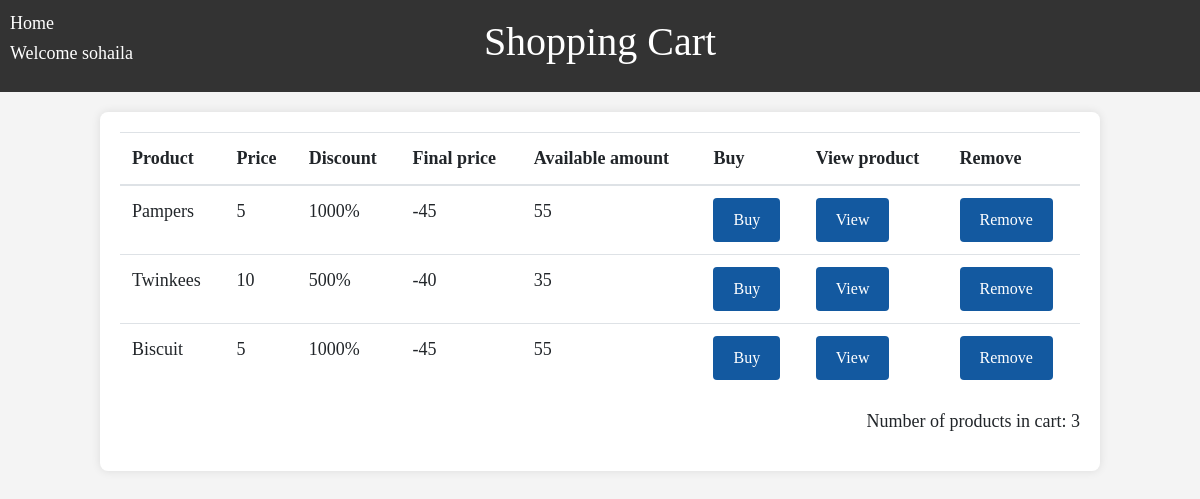
The app's page /shoping_cart.php (signed in) with its own data.
### tables this page shows
CREATE TABLE `shopping_cart` (
  `user_id` int(11) NOT NULL,
  `product_id` int(11) NOT NULL
);

CREATE TABLE `products` (
  `product_id` int(11) NOT NULL,
  `product_name` varchar(255) NOT NULL,
  `price` int(11) NOT NULL,
  `discount` int(11) DEFAULT 0,
  `brand_id` int(11) NOT NULL,
  `exp_date` date NOT NULL,
  `product_image` varchar(400) DEFAULT NULL,
  `amount` int(11) NOT NULL
);

### shoping_cart.php (the view, shortened to what this page needs)
<?php
    $con = OpenCon();
    $name = $_SESSION["username"] ;
    $sql_view_cart = "SELECT s.product_id , u.user_name , p.product_name , p.price , p.discount , p.amount , ((p.price)-(p.price * p.discount)) AS price_after_discount
        FROM shopping_cart s, products p , users u
        WHERE s.product_id = p.product_id
        AND s.user_id = u.user_id
        AND u.user_name = '$name'";
    $result_view_cart = $con -> query($sql_view_cart);
    $num_products = 0;
?>
<!DOCTYPE html>
<html lang="en">
<head>
    <link rel="stylesheet" href="https://stackpath.bootstrapcdn.com/bootstrap/4.5.2/css/bootstrap.min.css">
</head>
<body>
    <header>
        <h1>Shopping Cart</h1>
        <a class="home-link" href="home.php">Home</a>
        <p class="welcome-message">Welcome <?php echo $name;?></p>
    </header>
    <div class="container cart-container">
        <table class="table">
            <thead>
                <tr>
                    <th>Product</th>
                    <th>Price</th>
                    <th>Discount</th>
                    <th>Final price</th>
                    <th>Available amount</th>
                    <th>Buy</th>
                    <th>View product</th>
                    <th>Remove</th>
                </tr>
            </thead>
            <tbody>
                <?php
                    while ($row_cart = $result_view_cart->fetch_assoc()) {
                        $num_products +=1;
                        $product_id = $row_cart["product_id"];
                        $product_name = $row_cart["product_name"];
                        $product_price = $row_cart["price"];
                        $product_discount = $row_cart["discount"] *100 . "%";
                        $product_amount = $row_cart["amount"];
                        $product_price_after = $row_cart["price_after_discount"];
                        echo "<tr>";
                            echo"<td>$product_name</td>";
                            echo"<td>$product_price</td>";
                            echo"<td>$product_discount</td>";
                            echo"<td>$product_price_after</td>";
                            echo"<td>$product_amount</td>";
                            echo "<td><a class='btn btn-light checkout-btn' href='buy_form.php?id=$product_id'>Buy</a></td>";
                            echo "<td><a class='btn btn-light checkout-btn' href='product_details.php?id=$product_id'>View</a></td>";
                            echo "<td><a class='btn btn-light checkout-btn' href='delete_from_cart.php?id=$product_id'>Remove</a></td>";
                        echo"</tr>";
                    }
                ?>
            </tbody>
        </table>
        <div class="text-right">
            <p>Number of products in cart: <?php print_r($num_products);?></p>
        </div>
    </div>
</body>
</html>

### shoping_cart.php (style rules this page uses)
body { background-color: #f4f4f4; font-family: 'Times New Roman', serif; font-size: 18px; }
header { background-color: #333; color: #fff; padding: 1em; text-align: center; }
.cart-container { max-width: 1000px; margin: 20px auto; background-color: #fff; padding: 20px; border-radius: 8px; box-shadow: 0 0 10px rgba(0, 0, 0, 0.1); }
.checkout-btn { background-color: #1359a0; color: #fff; padding: 10px 20px; border: none; border-radius: 4px; cursor: pointer; }
.home-link { position: absolute; left: 10px; top: 10px; color: #fff; text-decoration: none; }
.welcome-message { position: absolute; top: 40px; left: 10px; color: #fff; }

### records on screen
shopping_cart: product.product_name "Pampers", product.price "5", product.discount "1000%", product_price_after "-45", product.amount "55"
shopping_cart: product.product_name "Twinkees", product.price "10", product.discount "500%", product_price_after "-40", product.amount "35"
shopping_cart: product.product_name "Biscuit", product.price "5", product.discount "1000%", product_price_after "-45", product.amount "55"

### other values on screen
$name "sohaila"
